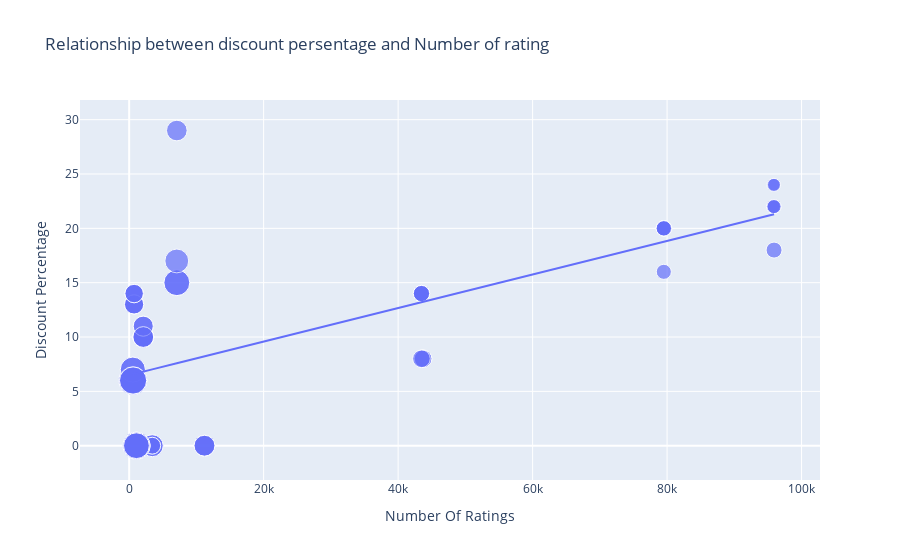

Source (notebook cell):
### Code cell
figure = px.scatter(data_frame= data,x='Number Of Ratings',y ='Discount Percentage',size= 'Sale Price',trendline='ols',title ='Relationship between discount persentage and Number of rating')
figure.show()

### Figure 1 — Plotly figure (JSON) as saved in the notebook; plotly's stock layout.template omitted (floating-point values rounded to 4 significant figures)
{"data": [{"hovertemplate": "Number Of Ratings=%{x}<br>Discount Percentage=%{y}<br>Sale Price=%{marker.size}<extra></extra>", "legendgroup": "", "marker": {"color": "#636efa", "size": [49900, 84900, 84900, 77000, 77000, 49900, 49900, 77000, 89900, 41999, 39999, 41999, 41999, 41999, 131900, 117100, 131900, 117100, 74999, 117900, 117100, 117900, 99900, 44999, 140900, 130900, 64900, 120900, 59900, 75900, 110900, 130900, 120900, 64900, 64900, 75900, 75900, 120900, 59900, 120900, 75900, 140900, 70900, 70900, 75900, 59900, 110900, 120900, 130900, 130900, 54999, 54999, 29999, 34999, 34999, 34999, 54999, 29999, 46999, 46999, 46999, 46999], "sizemode": "area", "sizeref": 352.2, "symbol": "circle"}, "mode": "markers", "name": "", "orientation": "v", "showlegend": false, "type": "scatter", "x": [3431, 3431, 3431, 11202, 11202, 3431, 3431, 11202, 1454, 79512, 79512, 79582, 79512, 79512, 1078, 1078, 1078, 1078, 7088, 7088, 1078, 7088, 7081, 95909, 542, 580, 740, 545, 740, 2101, 545, 580, 580, 730, 730, 2101, 2101, 580, 740, 580, 2092, 545, 2101, 2092, 2101, 740, 545, 580, 580, 580, 43707, 43707, 95807, 95909, 95807, 95909, 43470, 95909, 43470, 43470, 43470, 43470], "xaxis": "x", "y": [0, 0, 0, 0, 0, 0, 0, 0, 0, 20, 16, 20, 20, 20, 0, 0, 0, 0, 29, 15, 0, 15, 17, 18, 6, 6, 13, 6, 14, 10, 7, 6, 6, 13, 13, 10, 10, 6, 14, 6, 10, 6, 11, 11, 10, 14, 7, 6, 6, 6, 8, 8, 24, 22, 22, 22, 8, 24, 14, 14, 14, 14], "yaxis": "y"}, {"hovertemplate": "<b>OLS trendline</b><br>Discount Percentage = 0.000154292 * Number Of Ratings + 6.49233<br>R<sup>2</sup>=0.468988<br><br>Number Of Ratings=%{x}<br>Discount Percentage=%{y} <b>(trend)</b><extra></extra>", "legendgroup": "", "marker": {"color": "#636efa", "symbol": "circle"}, "mode": "lines", "name": "", "showlegend": false, "type": "scatter", "x": [542, 545, 545, 545, 545, 580, 580, 580, 580, 580, 580, 580, 580, 730, 730, 740, 740, 740, 740, 1078, 1078, 1078, 1078, 1078, 1454, 2092, 2092, 2101, 2101, 2101, 2101, 2101, 3431, 3431, 3431, 3431, 3431, 7081, 7088, 7088, 7088, 11202, 11202, 11202, 43470, 43470, 43470, 43470, 43470, 43707, 43707, 79512, 79512, 79512, 79512, 79582, 95807, 95807, 95909, 95909, 95909, 95909], "xaxis": "x", "y": [6.576, 6.576, 6.576, 6.576, 6.576, 6.582, 6.582, 6.582, 6.582, 6.582, 6.582, 6.582, 6.582, 6.605, 6.605, 6.607, 6.607, 6.607, 6.607, 6.659, 6.659, 6.659, 6.659, 6.659, 6.717, 6.815, 6.815, 6.816, 6.816, 6.816, 6.816, 6.816, 7.022, 7.022, 7.022, 7.022, 7.022, 7.585, 7.586, 7.586, 7.586, 8.221, 8.221, 8.221, 13.2, 13.2, 13.2, 13.2, 13.2, 13.24, 13.24, 18.76, 18.76, 18.76, 18.76, 18.77, 21.27, 21.27, 21.29, 21.29, 21.29, 21.29], "yaxis": "y"}], "layout": {"autosize": true, "legend": {"itemsizing": "constant", "tracegroupgap": 0}, "title": {"text": "Relationship between discount persentage and Number of rating"}, "xaxis": {"anchor": "y", "autorange": true, "domain": [0, 1], "range": [-6750.0, 102400.0], "title": {"text": "Number Of Ratings"}, "type": "linear"}, "yaxis": {"anchor": "x", "autorange": true, "domain": [0, 1], "range": [-5.213, 33.41], "title": {"text": "Discount Percentage"}, "type": "linear"}}}
